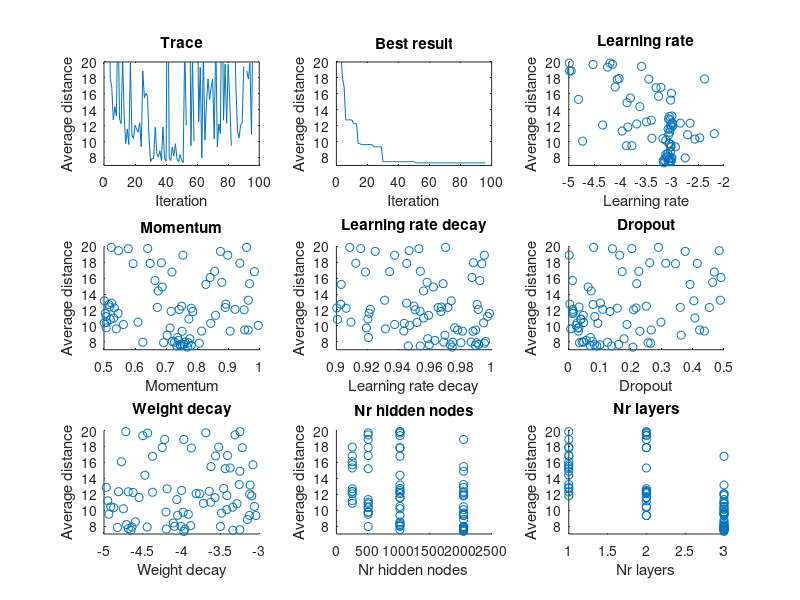
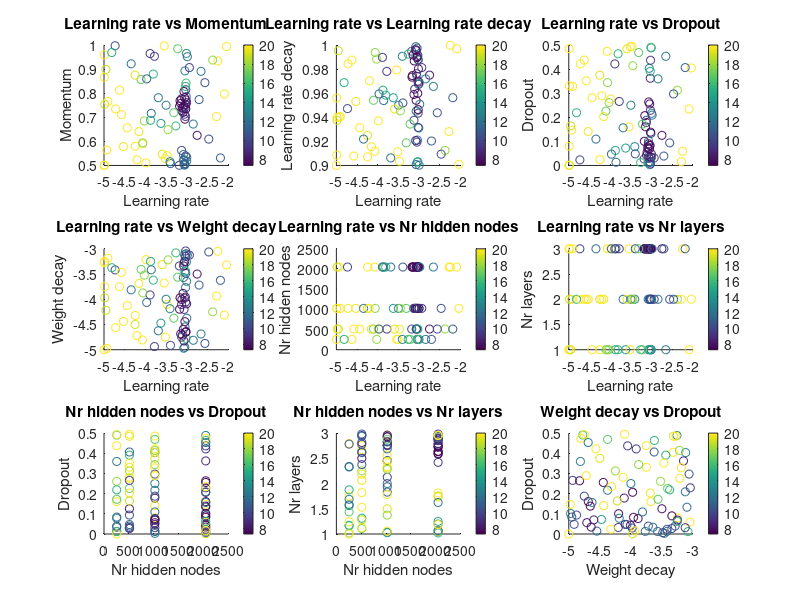

MATLAB code for these plots, in order:
clear all;
load('traces/V2.mat')

a = [];
for i = 1:numel(botrace.values)
    a(i) = min(botrace.values(1:i));
end

figure;

subplot(3, 3, 1);
plot(botrace.values);
title('Trace');
xlabel('Iteration');
ylabel('Average distance');
ylim([7 20]);

subplot(3, 3, 2);
plot(a);
title('Best result');
xlabel('Iteration');
ylabel('Average distance');
ylim([7 20]);

subplot(3, 3, 3);
scatter(botrace.samples(:, 1), botrace.values);
title('Learning rate');
xlabel('Learning rate');
ylabel('Average distance');
ylim([7 20]);

subplot(3, 3, 4);
scatter(botrace.samples(:, 2), botrace.values);
title('Momentum');
xlabel('Momentum');
ylabel('Average distance');
ylim([7 20]);

subplot(3, 3, 5);
scatter(botrace.samples(:, 3), botrace.values);
title('Learning rate decay');
xlabel('Learning rate decay');
ylabel('Average distance');
ylim([7 20]);

subplot(3, 3, 6);
scatter(botrace.samples(:, 4), botrace.values);
title('Dropout');
xlabel('Dropout');
ylabel('Average distance');
ylim([7 20]);

subplot(3, 3, 7);
scatter(botrace.samples(:, 5), botrace.values);
title('Weight decay');
xlabel('Weight decay');
ylabel('Average distance');
ylim([7 20]);

subplot(3, 3, 8);
scatter(2.^round(botrace.samples(:, 6)), botrace.values);
title('Nr hidden nodes');
xlabel('Nr hidden nodes');
ylabel('Average distance');
ylim([7 20]);

subplot(3, 3, 9);
scatter(round(botrace.samples(:, 7)), botrace.values);
title('Nr layers');
xlabel('Nr layers');
ylabel('Average distance');
ylim([7 20]);

figure;

subplot(3, 3, 1);
scatter(botrace.samples(:, 1), botrace.samples(:, 2), [], min(botrace.values, 20));
title('Learning rate vs Momentum');
xlabel('Learning rate');
ylabel('Momentum');
colorbar;

subplot(3, 3, 2);
scatter(botrace.samples(:, 1), botrace.samples(:, 3), [], min(botrace.values, 20));
title('Learning rate vs Learning rate decay');
xlabel('Learning rate');
ylabel('Learning rate decay');
colorbar;

subplot(3, 3, 3);
scatter(botrace.samples(:, 1), botrace.samples(:, 4), [], min(botrace.values, 20));
title('Learning rate vs Dropout');
xlabel('Learning rate');
ylabel('Dropout');
colorbar;

subplot(3, 3, 4);
scatter(botrace.samples(:, 1), botrace.samples(:, 5), [], min(botrace.values, 20));
title('Learning rate vs Weight decay');
xlabel('Learning rate');
ylabel('Weight decay');
colorbar;

subplot(3, 3, 5);
scatter(botrace.samples(:, 1), 2.^round(botrace.samples(:, 6)), [], min(botrace.values, 20));
title('Learning rate vs Nr hidden nodes');
xlabel('Learning rate');
ylabel('Nr hidden nodes');
colorbar;

subplot(3, 3, 6);
scatter(botrace.samples(:, 1), round(botrace.samples(:, 7)), [], min(botrace.values, 20));
title('Learning rate vs Nr layers');
xlabel('Learning rate');
ylabel('Nr layers');
colorbar;

subplot(3, 3, 7);
scatter(2.^round(botrace.samples(:, 6)), botrace.samples(:, 4), [], min(botrace.values, 20));
title('Nr hidden nodes vs Dropout');
xlabel('Nr hidden nodes');
ylabel('Dropout');
colorbar;

subplot(3, 3, 8);
scatter(2.^round(botrace.samples(:, 6)), botrace.samples(:, 7), [], min(botrace.values, 20));
title('Nr hidden nodes vs Nr layers');
xlabel('Nr hidden nodes');
ylabel('Nr layers');
colorbar;

subplot(3, 3, 9);
scatter(botrace.samples(:, 5), botrace.samples(:, 4), [], min(botrace.values, 20));
title('Weight decay vs Dropout');
xlabel('Weight decay');
ylabel('Dropout');
colorbar;
